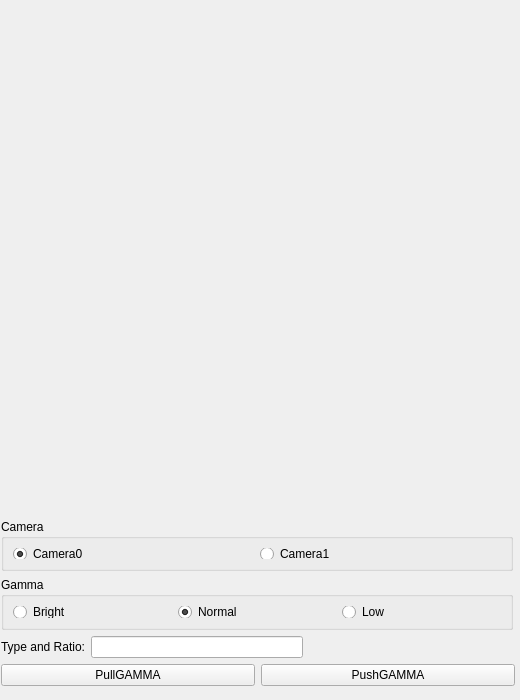
<?xml version="1.0" encoding="UTF-8"?>
<ui version="4.0">
 <class>GammaWidget</class>
 <widget class="QWidget" name="GammaWidget">
  <property name="geometry">
   <rect>
    <x>0</x>
    <y>0</y>
    <width>520</width>
    <height>700</height>
   </rect>
  </property>
  <property name="sizePolicy">
   <sizepolicy hsizetype="Preferred" vsizetype="Preferred">
    <horstretch>0</horstretch>
    <verstretch>0</verstretch>
   </sizepolicy>
  </property>
  <property name="minimumSize">
   <size>
    <width>520</width>
    <height>700</height>
   </size>
  </property>
  <property name="maximumSize">
   <size>
    <width>520</width>
    <height>700</height>
   </size>
  </property>
  <property name="windowTitle">
   <string>Form</string>
  </property>
  <widget class="QWidget" name="layoutWidget">
   <property name="geometry">
    <rect>
     <x>1</x>
     <y>1</y>
     <width>514</width>
     <height>685</height>
    </rect>
   </property>
   <layout class="QVBoxLayout" name="verticalLayout">
    <item>
     <widget class="QLabel" name="label">
      <property name="minimumSize">
       <size>
        <width>512</width>
        <height>512</height>
       </size>
      </property>
      <property name="maximumSize">
       <size>
        <width>512</width>
        <height>512</height>
       </size>
      </property>
      <property name="text">
       <string/>
      </property>
     </widget>
    </item>
    <item>
     <widget class="QGroupBox" name="groupBox">
      <property name="sizePolicy">
       <sizepolicy hsizetype="Preferred" vsizetype="Preferred">
        <horstretch>1</horstretch>
        <verstretch>0</verstretch>
       </sizepolicy>
      </property>
      <property name="minimumSize">
       <size>
        <width>512</width>
        <height>50</height>
       </size>
      </property>
      <property name="maximumSize">
       <size>
        <width>512</width>
        <height>60</height>
       </size>
      </property>
      <property name="title">
       <string>Camera</string>
      </property>
      <layout class="QVBoxLayout" name="verticalLayout_5">
       <item>
        <layout class="QHBoxLayout" name="horizontalLayout_4">
         <item>
          <widget class="QRadioButton" name="rbCamera0">
           <property name="text">
            <string>Camera0</string>
           </property>
           <property name="checked">
            <bool>true</bool>
           </property>
          </widget>
         </item>
         <item>
          <widget class="QRadioButton" name="rbCamera1">
           <property name="text">
            <string>Camera1</string>
           </property>
          </widget>
         </item>
        </layout>
       </item>
      </layout>
     </widget>
    </item>
    <item>
     <widget class="QGroupBox" name="groupBox_2">
      <property name="sizePolicy">
       <sizepolicy hsizetype="Preferred" vsizetype="Preferred">
        <horstretch>1</horstretch>
        <verstretch>0</verstretch>
       </sizepolicy>
      </property>
      <property name="minimumSize">
       <size>
        <width>512</width>
        <height>50</height>
       </size>
      </property>
      <property name="maximumSize">
       <size>
        <width>512</width>
        <height>60</height>
       </size>
      </property>
      <property name="title">
       <string>Gamma</string>
      </property>
      <layout class="QVBoxLayout" name="verticalLayout_6">
       <item>
        <layout class="QHBoxLayout" name="horizontalLayout_5">
         <item>
          <widget class="QRadioButton" name="rbBright">
           <property name="text">
            <string>Bright</string>
           </property>
          </widget>
         </item>
         <item>
          <widget class="QRadioButton" name="rbNormal">
           <property name="text">
            <string>Normal</string>
           </property>
           <property name="checked">
            <bool>true</bool>
           </property>
          </widget>
         </item>
         <item>
          <widget class="QRadioButton" name="rbLow">
           <property name="text">
            <string>Low</string>
           </property>
           <property name="checked">
            <bool>false</bool>
           </property>
          </widget>
         </item>
        </layout>
       </item>
      </layout>
     </widget>
    </item>
    <item>
     <layout class="QHBoxLayout" name="horizontalLayout_2">
      <item>
       <widget class="QLabel" name="label_2">
        <property name="text">
         <string>Type and Ratio:</string>
        </property>
       </widget>
      </item>
      <item>
       <widget class="QLineEdit" name="lineEdit"/>
      </item>
      <item>
       <spacer name="horizontalSpacer">
        <property name="orientation">
         <enum>Qt::Horizontal</enum>
        </property>
        <property name="sizeHint" stdset="0">
         <size>
          <width>40</width>
          <height>20</height>
         </size>
        </property>
       </spacer>
      </item>
     </layout>
    </item>
    <item>
     <layout class="QHBoxLayout" name="horizontalLayout">
      <item>
       <widget class="QPushButton" name="pushButton_2">
        <property name="text">
         <string>PullGAMMA</string>
        </property>
       </widget>
      </item>
      <item>
       <widget class="QPushButton" name="pushButton">
        <property name="text">
         <string>PushGAMMA</string>
        </property>
       </widget>
      </item>
     </layout>
    </item>
   </layout>
  </widget>
 </widget>
 <resources/>
 <connections>
  <connection>
   <sender>pushButton</sender>
   <signal>clicked()</signal>
   <receiver>GammaWidget</receiver>
   <slot>PushGAMMA()</slot>
   <hints>
    <hint type="sourcelabel">
     <x>335</x>
     <y>669</y>
    </hint>
    <hint type="destinationlabel">
     <x>-2</x>
     <y>530</y>
    </hint>
   </hints>
  </connection>
  <connection>
   <sender>pushButton_2</sender>
   <signal>clicked()</signal>
   <receiver>GammaWidget</receiver>
   <slot>PullGAMMA()</slot>
   <hints>
    <hint type="sourcelabel">
     <x>47</x>
     <y>672</y>
    </hint>
    <hint type="destinationlabel">
     <x>52</x>
     <y>568</y>
    </hint>
   </hints>
  </connection>
  <connection>
   <sender>rbBright</sender>
   <signal>clicked()</signal>
   <receiver>GammaWidget</receiver>
   <slot>BrightClicked()</slot>
   <hints>
    <hint type="sourcelabel">
     <x>63</x>
     <y>608</y>
    </hint>
    <hint type="destinationlabel">
     <x>-1</x>
     <y>588</y>
    </hint>
   </hints>
  </connection>
  <connection>
   <sender>rbNormal</sender>
   <signal>clicked()</signal>
   <receiver>GammaWidget</receiver>
   <slot>NormalClicked()</slot>
   <hints>
    <hint type="sourcelabel">
     <x>212</x>
     <y>603</y>
    </hint>
    <hint type="destinationlabel">
     <x>515</x>
     <y>568</y>
    </hint>
   </hints>
  </connection>
  <connection>
   <sender>rbLow</sender>
   <signal>clicked()</signal>
   <receiver>GammaWidget</receiver>
   <slot>LowClicked()</slot>
   <hints>
    <hint type="sourcelabel">
     <x>399</x>
     <y>604</y>
    </hint>
    <hint type="destinationlabel">
     <x>514</x>
     <y>635</y>
    </hint>
   </hints>
  </connection>
 </connections>
 <slots>
  <slot>PushGAMMA()</slot>
  <slot>PullGAMMA()</slot>
  <slot>BrightClicked()</slot>
  <slot>NormalClicked()</slot>
  <slot>LowClicked()</slot>
 </slots>
</ui>
